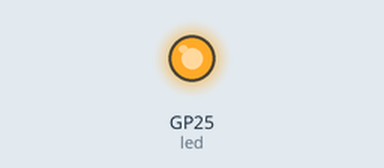
Recording of a program running on a simulated Raspberry Pi Pico running MicroPython. On the bench: output pins drawn as LEDs (lit = HIGH). WiFi joins after 1.5 s; values from a settings file that is not in the repository are placeholders; web requests get an empty 200 reply after 0.4 s; what the program prints to the serial console is not drawn. At 0.4 s the program stops and its outputs stay as they are.

Above: at 0.2 s.
Timing chart, 0 to 1.9 s (numbered marks = the images above):
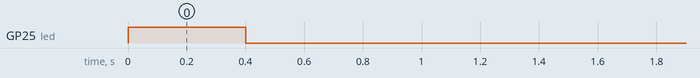

The program:

install.py
```python
from secrets import ssid, password
import network
from time import sleep
from machine import Pin
import requests
import mip

led = Pin("LED", Pin.OUT)
led.value(0)
wlan = network.WLAN(network.STA_IF)
wlan.active(True)
wlan.connect(ssid, password)

if not wlan.isconnected:
    led.toggle()
    sleep(0.1)
if wlan.isconnected:
    led.toggle()
    print(wlan.ifconfig())
    print("wifi connected")
    print(requests.get("https://google.com"))


led.value(0)
mip.install("github:pimoroni/phew")
```

Measured:
- by itself, GP25 (led): LOW → HIGH at 0.00 s, → LOW 0.40 s later
